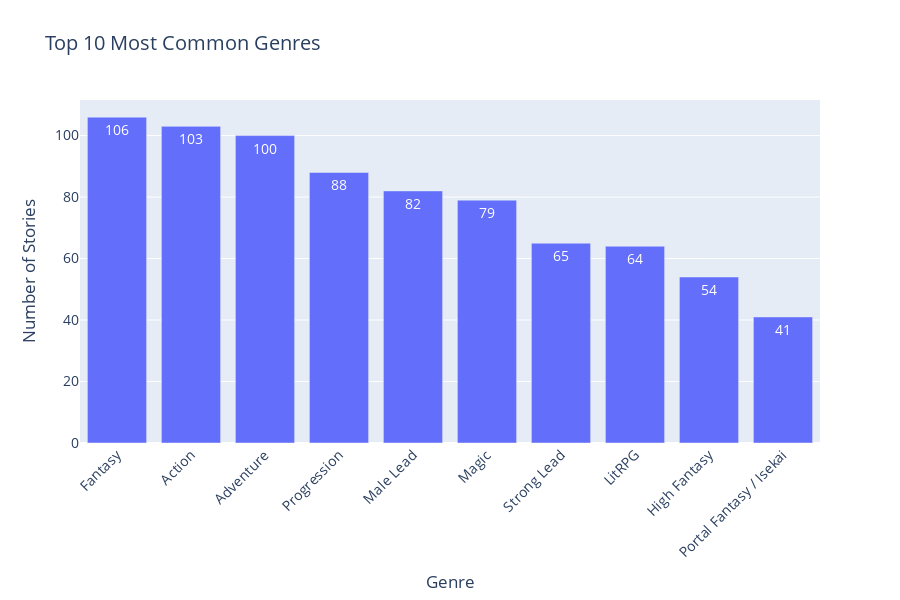
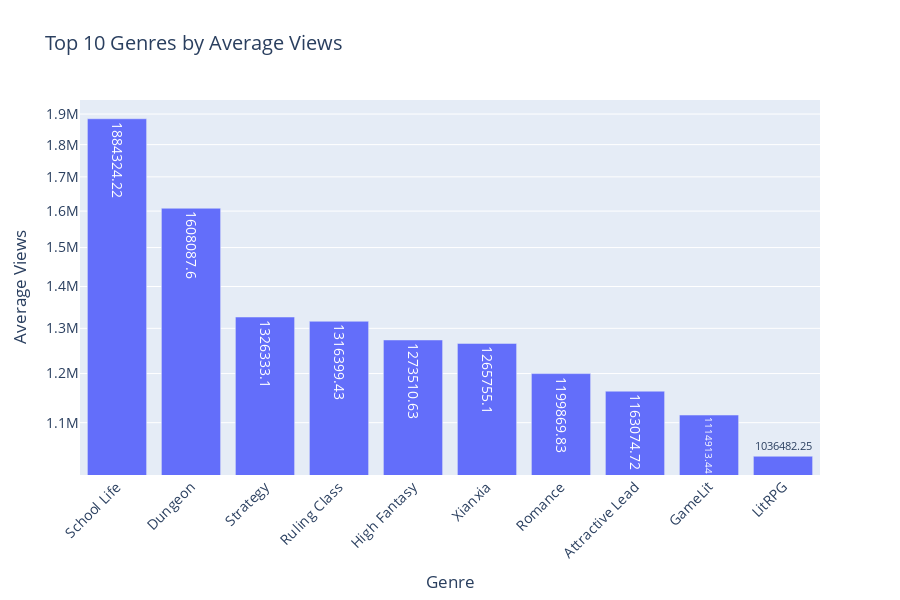
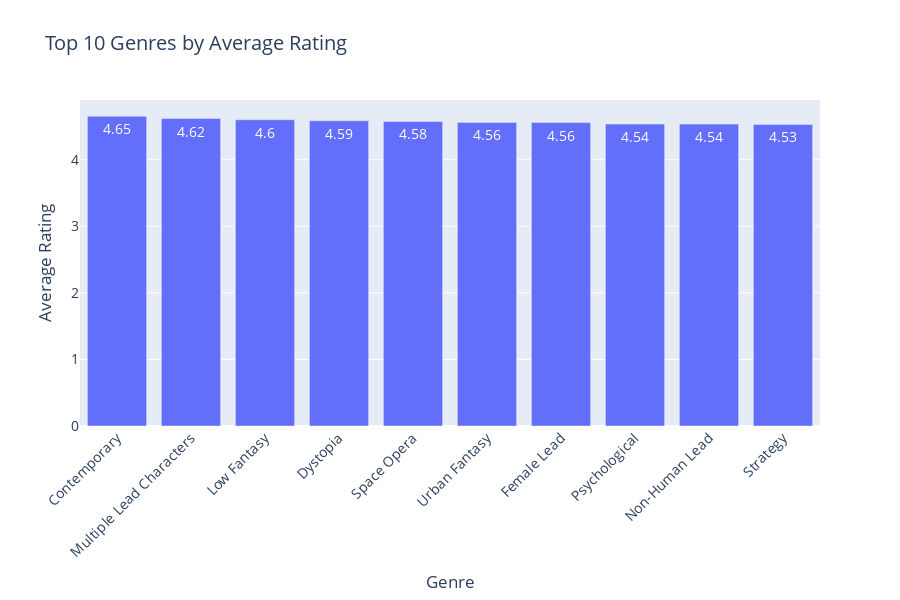

These figures' notebook cell, in order:
### Markdown cell above
## Genre Analysis

Let's analyze the distribution of genres and their relationship with other metrics. This will help us understand which genres are most popular and successful on Royal Road.

### Code cell
# Get genre distribution (handling null values)
genres = df['genre'].fillna('Unknown').str.split(',').explode().str.strip()
genre_counts = genres.value_counts()

# Create bar chart of genre distribution
fig = go.Figure(data=[
    go.Bar(
        x=genre_counts.head(10).index, 
        y=genre_counts.head(10).values,
        text=genre_counts.head(10).values,
        textposition='auto'
    )
])

fig.update_layout(
    title='Top 10 Most Common Genres',
    xaxis_title='Genre',
    yaxis_title='Number of Stories',
    xaxis_tickangle=-45,
    height=600,
    width=900,
    font=dict(size=14),
    margin=dict(b=100)  # Add more margin at the bottom for rotated labels
)
fig.show()

# Calculate and display genre performance metrics
for metric in ['views', 'rating', 'followers']:
    # Create a list to store data for each story-genre pair
    story_genre_data = []
    
    # Process each row (story) individually
    for _, row in df.dropna(subset=['genre', metric]).iterrows():
        if pd.isna(row['genre']) or not row['genre']:
            continue
            
        # Split the genres string into a list
        genres = row['genre'].split(',')
        
        # Add each genre-story pair to our data
        for genre in genres:
            genre = genre.strip()
            if genre:  # Skip empty strings
                story_genre_data.append({
                    'story_id': row['id'],
                    'genre': genre,
                    metric: row[metric]
                })
    
    # Create a DataFrame from our list
    genre_df = pd.DataFrame(story_genre_data)
    
    # Calculate average and count for each genre
    genre_stats = genre_df.groupby('genre').agg({metric: ['mean', 'count']})
    genre_stats.columns = genre_stats.columns.droplevel(0)  # Flatten multi-index
    
    # Filter for genres with at least 5 stories
    genre_stats = genre_stats[genre_stats['count'] >= 5]
    
    # Sort by mean and get top 10
    top_genres = genre_stats.nlargest(10, 'mean').reset_index()
    
    # Create bar chart
    fig = go.Figure(data=[
        go.Bar(
            x=top_genres['genre'],
            y=top_genres['mean'],
            text=np.round(top_genres['mean'], 2),
            textposition='auto',
            customdata=top_genres['count'],
            hovertemplate='Genre: %{x}<br>' +
                         f'Average {metric}: %{{y:,.2f}}<br>' +
                         'Number of stories: %{customdata}<br>'
        )
    ])
    
    fig.update_layout(
        title=f'Top 10 Genres by Average {metric.capitalize()}',
        xaxis_title='Genre',
        yaxis_title=f'Average {metric.capitalize()}',
        xaxis_tickangle=-45,
        height=600,
        width=900,
        font=dict(size=14),
        margin=dict(b=100)
    )
    
    # Use log scale for views and followers
    if metric in ['views', 'followers']:
        fig.update_yaxes(type='log')
    
    fig.show()

### Figure 1 — Plotly figure (JSON) as saved in the notebook; plotly's stock layout.template omitted (floating-point values rounded to 4 significant figures)
{"data": [{"text": [106.0, 103.0, 100.0, 88.0, 82.0, 79.0, 65.0, 64.0, 54.0, 41.0], "textposition": "auto", "type": "bar", "x": ["Fantasy", "Action", "Adventure", "Progression", "Male Lead", "Magic", "Strong Lead", "LitRPG", "High Fantasy", "Portal Fantasy / Isekai"], "y": [106, 103, 100, 88, 82, 79, 65, 64, 54, 41]}], "layout": {"font": {"size": 14}, "height": 600, "margin": {"b": 100}, "title": {"text": "Top 10 Most Common Genres"}, "width": 900, "xaxis": {"tickangle": -45, "title": {"text": "Genre"}}, "yaxis": {"title": {"text": "Number of Stories"}}}}

### Figure 2 — Plotly figure (JSON) as saved in the notebook; plotly's stock layout.template omitted (floating-point values rounded to 4 significant figures)
{"data": [{"customdata": [9, 25, 31, 21, 54, 21, 24, 18, 32, 64], "hovertemplate": "Genre: %{x}<br>Average views: %{y:,.2f}<br>Number of stories: %{customdata}<br>", "text": [1884000.0, 1608000.0, 1326000.0, 1316000.0, 1274000.0, 1266000.0, 1200000.0, 1163000.0, 1115000.0, 1036000.0], "textposition": "auto", "type": "bar", "x": ["School Life", "Dungeon", "Strategy", "Ruling Class", "High Fantasy", "Xianxia", "Romance", "Attractive Lead", "GameLit", "LitRPG"], "y": [1884000.0, 1608000.0, 1326000.0, 1316000.0, 1274000.0, 1266000.0, 1200000.0, 1163000.0, 1115000.0, 1036000.0]}], "layout": {"font": {"size": 14}, "height": 600, "margin": {"b": 100}, "title": {"text": "Top 10 Genres by Average Views"}, "width": 900, "xaxis": {"tickangle": -45, "title": {"text": "Genre"}}, "yaxis": {"title": {"text": "Average Views"}, "type": "log"}}}

### Figure 3 — Plotly figure (JSON) as saved in the notebook; plotly's stock layout.template omitted (floating-point values rounded to 4 significant figures)
{"data": [{"customdata": [5, 18, 14, 11, 6, 17, 33, 9, 16, 30], "hovertemplate": "Genre: %{x}<br>Average rating: %{y:,.2f}<br>Number of stories: %{customdata}<br>", "text": [4.65, 4.62, 4.6, 4.59, 4.58, 4.56, 4.56, 4.54, 4.54, 4.53], "textposition": "auto", "type": "bar", "x": ["Contemporary", "Multiple Lead Characters", "Low Fantasy", "Dystopia", "Space Opera", "Urban Fantasy", "Female Lead", "Psychological", "Non-Human Lead", "Strategy"], "y": [4.652, 4.618, 4.6, 4.585, 4.575, 4.561, 4.558, 4.536, 4.535, 4.53]}], "layout": {"font": {"size": 14}, "height": 600, "margin": {"b": 100}, "title": {"text": "Top 10 Genres by Average Rating"}, "width": 900, "xaxis": {"tickangle": -45, "title": {"text": "Genre"}}, "yaxis": {"title": {"text": "Average Rating"}}}}
